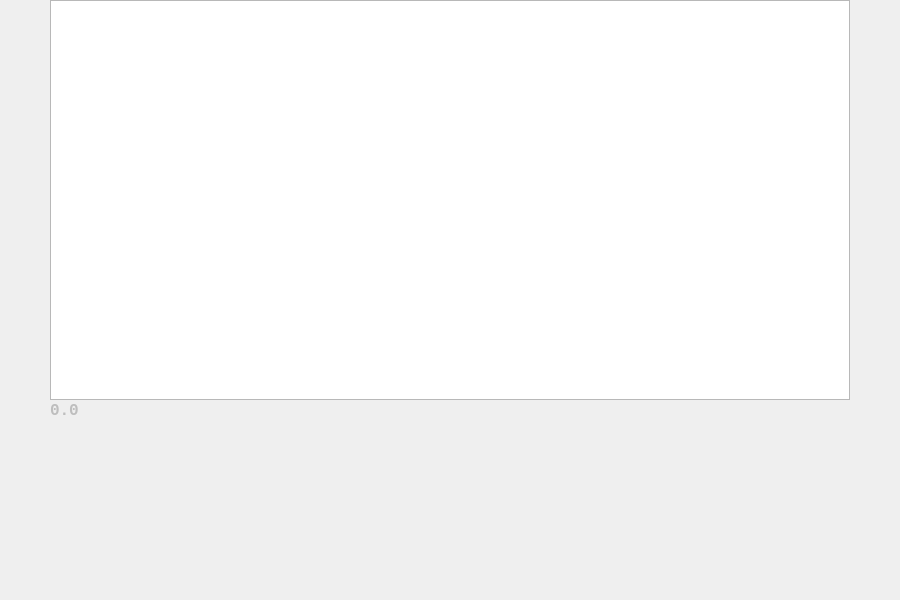
<?xml version="1.0" encoding="UTF-8"?>
<ui version="4.0">
 <class>MainWindow</class>
 <widget class="QMainWindow" name="MainWindow">
  <property name="geometry">
   <rect>
    <x>0</x>
    <y>0</y>
    <width>900</width>
    <height>600</height>
   </rect>
  </property>
  <property name="windowTitle">
   <string>Graph</string>
  </property>
  <widget class="QWidget" name="centralwidget">
   <widget class="QGraphicsView" name="graph">
    <property name="geometry">
     <rect>
      <x>50</x>
      <y>0</y>
      <width>800</width>
      <height>400</height>
     </rect>
    </property>
   </widget>
   <widget class="QLabel" name="label">
    <property name="enabled">
     <bool>false</bool>
    </property>
    <property name="geometry">
     <rect>
      <x>50</x>
      <y>400</y>
      <width>41</width>
      <height>20</height>
     </rect>
    </property>
    <property name="font">
     <font>
      <family>Courier New</family>
      <pointsize>12</pointsize>
      <weight>75</weight>
      <bold>true</bold>
     </font>
    </property>
    <property name="text">
     <string>0.0</string>
    </property>
   </widget>
  </widget>
 </widget>
 <resources/>
 <connections/>
</ui>
